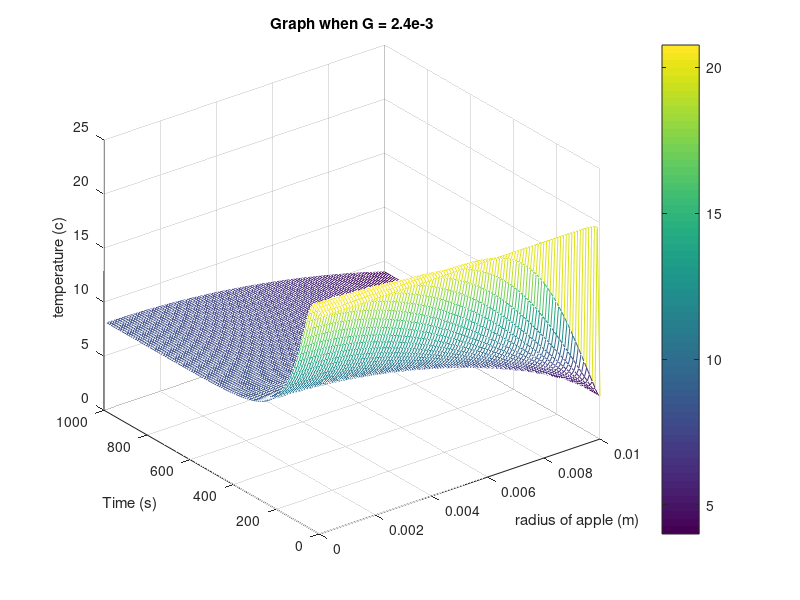
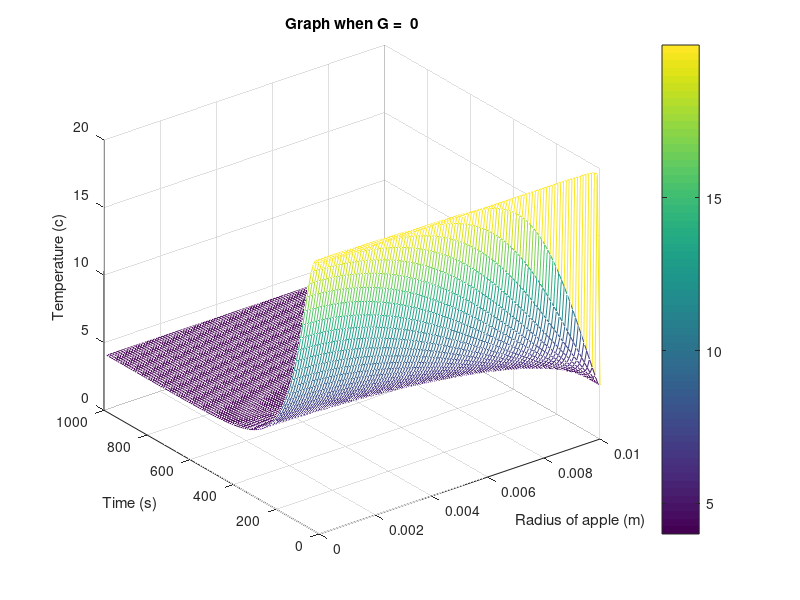

These figures' MATLAB source, in order:
clearvars
close all


D = 1.2e-7;
G = 2.4e-2*1.2;
T_inital = 20;
T_ref = 4;

r_max = 0.01;
t_max = 1000;
n_max=1000; 
Nr=101;
Nt=101;

r=linspace(0,r_max,Nr); % Define range of r values
t=linspace(0,t_max,Nt); % Define range of t values
[R,T]=meshgrid(r,t); % Defines grids for r and t
Uk=zeros(Nt,Nr,n_max); % Initialise Tk

% Calculate Ny by Nx grid of Tk for each value of k
for n=1:n_max
%  Uk(:,:,n)= 1./R .* 2 .* (-1)^n .* r_max./(pi*n) * ((T_ref - T_inital) + r_max^2 .* G./D.*(n.*pi)^2).*sin(pi.*n.*R./r_max)*exp(-1*(pi.*n./R)^2 .* D .* T) + T_ref + r_max^2.*G./(6.*D) - R^2*G/(6*D);
Uk(:,:,n)= 2.*r_max./(pi.*R) .* (((-1)^n)/n .* sin(n*pi.*R/r_max) .* exp(-(n^2.*pi^2)*D.*T/r_max^2))*((T_ref-T_inital)+ r_max^2 * G/(D*n^2*pi^2));
end

% Sum k along the 3rd dimension to obtain k
U=sum(Uk,3) + T_ref + r_max^2.*G /(6.*D) - R.^2 .* G /(6.*D);
figure(1);
mesh(R,T,U);
xlabel('radius of apple (m)');
ylabel('Time (s)');
zlabel('temperature (c)');
title('Graph when G = 2.4e-3');
colorbar;

G = 0;

for n=1:n_max
%  Uk(:,:,n)= 1./R .* 2 .* (-1)^n .* r_max./(pi*n) * ((T_ref - T_inital) + r_max^2 .* G./D.*(n.*pi)^2).*sin(pi.*n.*R./r_max)*exp(-1*(pi.*n./R)^2 .* D .* T) + T_ref + r_max^2.*G./(6.*D) - R^2*G/(6*D);
Uk(:,:,n)= 2.*r_max./(pi.*R) .* (((-1)^n)/n .* sin(n*pi.*R/r_max) .* exp(-(n^2.*pi^2)*D.*T/r_max^2))*((T_ref-T_inital)+ r_max^2 * G/(D*n^2*pi^2));
end

% Sum k along the 3rd dimension to obtain k
U=sum(Uk,3) + T_ref + r_max^2.*G/(6.*D) - R.^2 .* G/(6.*D);
figure(2);
mesh(R,T,U);
xlabel('Radius of apple (m)');
ylabel('Time (s)');
zlabel('Temperature (c)');
title('Graph when G =  0');

colorbar;



